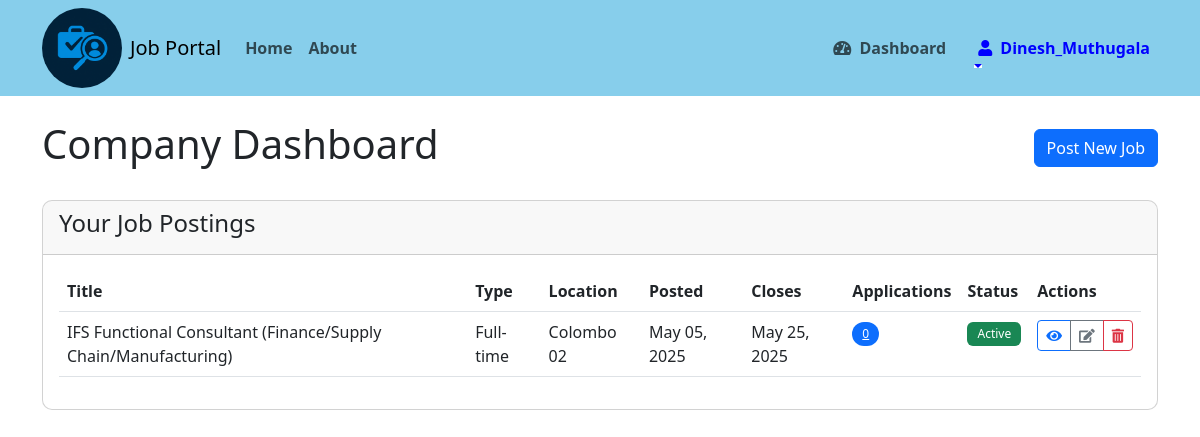
Page /dashboard/ (signed in) on the committed database.
### jobs/models.py (models this page shows, shortened)
class Job(models.Model):
    JOB_TYPES = [
        ('FT', 'Full-time'),
        ('PT', 'Part-time'),
        ('CN', 'Contract'),
        ('IN', 'Internship'),
    ]
    company = models.ForeignKey(Company, on_delete=models.CASCADE)
    title = models.CharField(max_length=200)
    description = models.TextField()
    location = models.CharField(max_length=100)
    job_type = models.CharField(max_length=2, choices=JOB_TYPES)
    posted_date = models.DateTimeField(default=timezone.now)
    closing_date = models.DateTimeField()
    is_active = models.BooleanField(default=True)

### jobs/views.py (the view)
# urls.py: path('dashboard/', views.dashboard, name='dashboard'),
@login_required
def dashboard(request):
    if hasattr(request.user, 'company'):
        jobs = Job.objects.filter(company=request.user.company).order_by('-posted_date')
        return render(request, 'jobs/company_dashboard.html', {'jobs': jobs})
    elif hasattr(request.user, 'jobseeker'):
        applications = Application.objects.filter(applicant=request.user.jobseeker).order_by('-applied_date')
        return render(request, 'jobs/jobseeker_dashboard.html', {'applications': applications})
    else:
        return redirect('home')

### jobs/templates/jobs/company_dashboard.html (shortened to what this page needs)
{% extends 'jobs/base.html' %}
{% block content %}
    <div class="d-flex justify-content-between align-items-center mb-4">
        <h1>Company Dashboard</h1>
        <a href="{% url 'post_job' %}" class="btn btn-primary">Post New Job</a>
    </div>
    <div class="card">
        <div class="card-header">
            <h4>Your Job Postings</h4>
        </div>
        <div class="card-body">
            {% if jobs %}
                <div class="table-responsive">
                    <table class="table table-hover">
                        <thead>
                            <tr>
                                <th>Title</th>
                                <th>Type</th>
                                <th>Location</th>
                                <th>Posted</th>
                                <th>Closes</th>
                                <th>Applications</th>
                                <th>Status</th>
                                <th>Actions</th>
                            </tr>
                        </thead>
                        <tbody>
                            {% for job in jobs %}
                                <tr>
                                    <td>{{ job.title }}</td>
                                    <td>{{ job.get_job_type_display }}</td>
                                    <td>{{ job.location }}</td>
                                    <td>{{ job.posted_date|date:"M d, Y" }}</td>
                                    <td>{{ job.closing_date|date:"M d, Y" }}</td>
                                    <td>
                                        <a href="{% url 'view_applications' job.id %}" class="text-decoration-none">
                                            <span class="badge bg-primary rounded-pill text-decoration-underline">
                                                {{ job.application_set.count }}
                                            </span>
                                        </a>
                                    </td>
                                    <td>
                                        {% if job.is_active %}
                                            <span class="badge bg-success">Active</span>
                                        {% else %}
                                            <span class="badge bg-secondary">Closed</span>
                                        {% endif %}
                                    </td>
                                    <td>
                                        <div class="btn-group" role="group">
                                            <a href="{% url 'job_detail' job.id %}" class="btn btn-sm btn-outline-primary" title="View">
                                                <i class="fas fa-eye"></i>
                                            </a>
                                            <a href="{% url 'edit_job' job.id %}" class="btn btn-sm btn-outline-secondary" title="Edit">
                                                <i class="fas fa-edit"></i>
                                            </a>
                                            <a href="{% url 'delete_job' job.id %}" class="btn btn-sm btn-outline-danger" title="Delete">
                                                <i class="fas fa-trash-alt"></i>
                                            </a>
                                        </div>
                                    </td>
                                </tr>
                            {% endfor %}
                        </tbody>
                    </table>
                </div>
            {% else %}
                <div class="alert alert-info">You haven't posted any jobs yet.</div>
            {% endif %}
        </div>
    </div>
{% endblock %}

### jobs/templates/jobs/base.html (shortened to what this page needs)
<!DOCTYPE html>
<html lang="en">
<head>
    <link href="https://cdn.jsdelivr.net/npm/bootstrap@5.3.0/dist/css/bootstrap.min.css" rel="stylesheet">
    <link rel="stylesheet" href="https://cdnjs.cloudflare.com/ajax/libs/font-awesome/5.15.4/css/all.min.css">
</head>
<body>
    <nav class="navbar navbar-expand-lg navbar-light" style="background-color: #87CEEB;">
        <div class="container">
               {% load static %}
            <img src="{% static 'jobs/images/logo.png' %}" alt="Job Portal Logo" height="80" class="me-2" style="border-radius: 50%">
            <a class="navbar-brand" href="{% url 'home' %}">Job Portal</a>
            <div class="collapse navbar-collapse" id="navbarNav">
                <ul class="navbar-nav me-auto">
                    <li class="nav-item">
                        <a class="nav-link" href="{% url 'home' %}">Home</a>
                    </li>
                    <li class="nav-item">
                         <a class="nav-link" href="{% url 'about' %}" >About </a>
                    </li>
                </ul>
                <ul class="navbar-nav">
                    {% if user.is_authenticated %}
                    <li class="nav-item mx-3" >
                        <a class="nav-link" href="{% url 'dashboard' %}">
                            <i class="fas fa-tachometer-alt me-1"></i> Dashboard
                        </a>
                    </li>
                    <li class="nav-item dropdown">
                        <a style="color:blue;" class="nav-link dropdown-toggle" href="#" id="navbarDropdown" role="button" data-bs-toggle="dropdown" aria-expanded="false">
                            <i class="fas fa-user me-1"></i>
                            {{ user.username }}
                        </a>
                    </li>
                    {% endif %}
                </ul>
            </div>
        </div>
    </nav>
    <div class="container mt-4">
        {% block content %}{% endblock %}
    </div>
</body>
</html>

### jobs/templates/jobs/base.html (style rules this page uses)
.navbar-nav .nav-link { transition: all 0.3s ease; position: relative; font-weight: 600; }
.navbar-nav .nav-link::after { content: ''; position: absolute; width: 0; height: 2px; bottom: 0; left: 0; background-color: white; transition: width 0.3s ease; }
.card { border-radius: 10px; overflow: hidden; }
.badge { padding: 6px 10px; font-weight: 500; border-radius: 6px; }

### rows in the picture
Job: title "IFS Functional Consultant (Finance/Supply Chain/Manufacturing)", job_type "Full-time", location "Colombo 02", posted_date "May 05, 2025", closing_date "May 25, 2025", application_set.count "0", is_active "Active"

### other values in the picture
{{ user.username }} "Dinesh_Muthugala"
